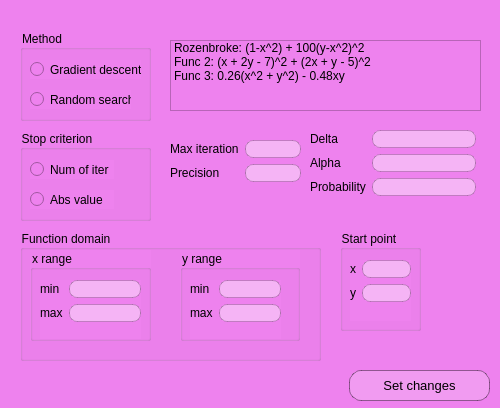
<?xml version="1.0" encoding="UTF-8"?>
<ui version="4.0">
 <class>Dialog</class>
 <widget class="QDialog" name="Dialog">
  <property name="geometry">
   <rect>
    <x>0</x>
    <y>0</y>
    <width>500</width>
    <height>408</height>
   </rect>
  </property>
  <property name="windowTitle">
   <string>Settings</string>
  </property>
  <property name="styleSheet">
   <string notr="true">background:violet;
</string>
  </property>
  <widget class="QGroupBox" name="methodGroup">
   <property name="geometry">
    <rect>
     <x>20</x>
     <y>30</y>
     <width>131</width>
     <height>91</height>
    </rect>
   </property>
   <property name="title">
    <string>Method</string>
   </property>
   <widget class="QRadioButton" name="gradient">
    <property name="geometry">
     <rect>
      <x>10</x>
      <y>30</y>
      <width>111</width>
      <height>19</height>
     </rect>
    </property>
    <property name="text">
     <string>Gradient descent </string>
    </property>
   </widget>
   <widget class="QRadioButton" name="random">
    <property name="geometry">
     <rect>
      <x>10</x>
      <y>60</y>
      <width>101</width>
      <height>19</height>
     </rect>
    </property>
    <property name="text">
     <string>Random search</string>
    </property>
   </widget>
  </widget>
  <widget class="QListWidget" name="funcList">
   <property name="geometry">
    <rect>
     <x>170</x>
     <y>40</y>
     <width>311</width>
     <height>71</height>
    </rect>
   </property>
   <item>
    <property name="text">
     <string>Rozenbroke: (1-x^2) + 100(y-x^2)^2</string>
    </property>
   </item>
   <item>
    <property name="text">
     <string>Func 2: (x + 2y - 7)^2 + (2x + y - 5)^2</string>
    </property>
   </item>
   <item>
    <property name="text">
     <string>Func 3: 0.26(x^2 + y^2) - 0.48xy</string>
    </property>
   </item>
  </widget>
  <widget class="QGroupBox" name="criterionGroup">
   <property name="geometry">
    <rect>
     <x>20</x>
     <y>130</y>
     <width>131</width>
     <height>91</height>
    </rect>
   </property>
   <property name="title">
    <string>Stop criterion</string>
   </property>
   <widget class="QRadioButton" name="numCriterion">
    <property name="geometry">
     <rect>
      <x>10</x>
      <y>30</y>
      <width>84</width>
      <height>19</height>
     </rect>
    </property>
    <property name="text">
     <string>Num of iter</string>
    </property>
   </widget>
   <widget class="QRadioButton" name="absCriterion">
    <property name="geometry">
     <rect>
      <x>10</x>
      <y>60</y>
      <width>84</width>
      <height>19</height>
     </rect>
    </property>
    <property name="text">
     <string>Abs value</string>
    </property>
   </widget>
  </widget>
  <widget class="QWidget" name="formLayoutWidget">
   <property name="geometry">
    <rect>
     <x>170</x>
     <y>140</y>
     <width>131</width>
     <height>61</height>
    </rect>
   </property>
   <layout class="QFormLayout" name="iterPrecForm">
    <item row="0" column="1">
     <widget class="QLineEdit" name="maxIterationLineEdit">
      <property name="styleSheet">
       <string notr="true">background:rgba(255,255,255,0.4);
border-radius:8px;
border:1px solid rgba(0,0,0, 0.2);</string>
      </property>
     </widget>
    </item>
    <item row="1" column="0">
     <widget class="QLabel" name="precisionLabel">
      <property name="text">
       <string>Precision</string>
      </property>
     </widget>
    </item>
    <item row="1" column="1">
     <widget class="QLineEdit" name="precisionLineEdit">
      <property name="styleSheet">
       <string notr="true">background:rgba(255,255,255,0.4);
border-radius:8px;
border:1px solid rgba(0,0,0, 0.2);</string>
      </property>
     </widget>
    </item>
    <item row="0" column="0">
     <widget class="QLabel" name="maxIterationLabel">
      <property name="text">
       <string>Max iteration</string>
      </property>
     </widget>
    </item>
   </layout>
  </widget>
  <widget class="QLabel" name="label">
   <property name="geometry">
    <rect>
     <x>300</x>
     <y>260</y>
     <width>47</width>
     <height>13</height>
    </rect>
   </property>
   <property name="text">
    <string/>
   </property>
  </widget>
  <widget class="QGroupBox" name="startGroup">
   <property name="geometry">
    <rect>
     <x>340</x>
     <y>230</y>
     <width>81</width>
     <height>101</height>
    </rect>
   </property>
   <property name="title">
    <string>Start point</string>
   </property>
   <widget class="QWidget" name="formLayoutWidget_2">
    <property name="geometry">
     <rect>
      <x>10</x>
      <y>30</y>
      <width>61</width>
      <height>61</height>
     </rect>
    </property>
    <layout class="QFormLayout" name="startForm">
     <item row="0" column="0">
      <widget class="QLabel" name="xLabel">
       <property name="text">
        <string>x</string>
       </property>
      </widget>
     </item>
     <item row="0" column="1">
      <widget class="QLineEdit" name="xLineEdit">
       <property name="styleSheet">
        <string notr="true">background:rgba(255,255,255,0.4);
border-radius:8px;
border:1px solid rgba(0,0,0, 0.2);</string>
       </property>
      </widget>
     </item>
     <item row="1" column="0">
      <widget class="QLabel" name="yLabel">
       <property name="text">
        <string>y</string>
       </property>
      </widget>
     </item>
     <item row="1" column="1">
      <widget class="QLineEdit" name="yLineEdit">
       <property name="styleSheet">
        <string notr="true">background:rgba(255,255,255,0.4);
border-radius:8px;
border:1px solid rgba(0,0,0, 0.2);</string>
       </property>
      </widget>
     </item>
    </layout>
   </widget>
  </widget>
  <widget class="QGroupBox" name="funcDomainGroup">
   <property name="geometry">
    <rect>
     <x>20</x>
     <y>230</y>
     <width>301</width>
     <height>131</height>
    </rect>
   </property>
   <property name="title">
    <string>Function domain</string>
   </property>
   <widget class="QGroupBox" name="xRangeGroup">
    <property name="geometry">
     <rect>
      <x>10</x>
      <y>20</y>
      <width>121</width>
      <height>91</height>
     </rect>
    </property>
    <property name="title">
     <string>x range</string>
    </property>
    <widget class="QWidget" name="formLayoutWidget_3">
     <property name="geometry">
      <rect>
       <x>10</x>
       <y>30</y>
       <width>101</width>
       <height>59</height>
      </rect>
     </property>
     <layout class="QFormLayout" name="xRangeForm">
      <item row="0" column="0">
       <widget class="QLabel" name="xminLabel">
        <property name="text">
         <string>min</string>
        </property>
       </widget>
      </item>
      <item row="0" column="1">
       <widget class="QLineEdit" name="xminLineEdit">
        <property name="styleSheet">
         <string notr="true">background:rgba(255,255,255,0.4);
border-radius:8px;
border:1px solid rgba(0,0,0, 0.2);</string>
        </property>
       </widget>
      </item>
      <item row="1" column="0">
       <widget class="QLabel" name="xmaxLabel">
        <property name="text">
         <string>max</string>
        </property>
       </widget>
      </item>
      <item row="1" column="1">
       <widget class="QLineEdit" name="xmaxLineEdit">
        <property name="styleSheet">
         <string notr="true">background:rgba(255,255,255,0.4);
border-radius:8px;
border:1px solid rgba(0,0,0, 0.2);</string>
        </property>
       </widget>
      </item>
     </layout>
    </widget>
   </widget>
   <widget class="QGroupBox" name="yRangeGroup">
    <property name="geometry">
     <rect>
      <x>160</x>
      <y>20</y>
      <width>120</width>
      <height>91</height>
     </rect>
    </property>
    <property name="title">
     <string>y range</string>
    </property>
    <widget class="QWidget" name="formLayoutWidget_4">
     <property name="geometry">
      <rect>
       <x>10</x>
       <y>30</y>
       <width>91</width>
       <height>59</height>
      </rect>
     </property>
     <layout class="QFormLayout" name="yRangeForm">
      <item row="0" column="0">
       <widget class="QLabel" name="yminLabel">
        <property name="text">
         <string>min</string>
        </property>
       </widget>
      </item>
      <item row="0" column="1">
       <widget class="QLineEdit" name="yminLineEdit">
        <property name="styleSheet">
         <string notr="true">background:rgba(255,255,255,0.4);
border-radius:8px;
border:1px solid rgba(0,0,0, 0.2);</string>
        </property>
       </widget>
      </item>
      <item row="1" column="0">
       <widget class="QLabel" name="ymaxLabel">
        <property name="text">
         <string>max</string>
        </property>
       </widget>
      </item>
      <item row="1" column="1">
       <widget class="QLineEdit" name="ymaxLineEdit">
        <property name="styleSheet">
         <string notr="true">background:rgba(255,255,255,0.4);
border-radius:8px;
border:1px solid rgba(0,0,0, 0.2);</string>
        </property>
       </widget>
      </item>
     </layout>
    </widget>
   </widget>
  </widget>
  <widget class="QWidget" name="randomForm_2" native="true">
   <property name="geometry">
    <rect>
     <x>310</x>
     <y>130</y>
     <width>166</width>
     <height>80</height>
    </rect>
   </property>
   <layout class="QFormLayout" name="randomForm">
    <item row="0" column="0">
     <widget class="QLabel" name="deltaLabel">
      <property name="text">
       <string>Delta</string>
      </property>
     </widget>
    </item>
    <item row="0" column="1">
     <widget class="QLineEdit" name="deltaLineEdit">
      <property name="styleSheet">
       <string notr="true">background:rgba(255,255,255,0.4);
border-radius:8px;
border:1px solid rgba(0,0,0, 0.2);</string>
      </property>
     </widget>
    </item>
    <item row="1" column="0">
     <widget class="QLabel" name="alphaLabel">
      <property name="enabled">
       <bool>true</bool>
      </property>
      <property name="text">
       <string>Alpha</string>
      </property>
     </widget>
    </item>
    <item row="1" column="1">
     <widget class="QLineEdit" name="alphaLineEdit">
      <property name="enabled">
       <bool>true</bool>
      </property>
      <property name="styleSheet">
       <string notr="true">background:rgba(255,255,255,0.4);
border-radius:8px;
border:1px solid rgba(0,0,0, 0.2);</string>
      </property>
     </widget>
    </item>
    <item row="2" column="0">
     <widget class="QLabel" name="probabilityLabel">
      <property name="text">
       <string>Probability</string>
      </property>
     </widget>
    </item>
    <item row="2" column="1">
     <widget class="QLineEdit" name="probabilityLineEdit">
      <property name="styleSheet">
       <string notr="true">background:rgba(255,255,255,0.4);
border-radius:8px;
border:1px solid rgba(0,0,0, 0.2);</string>
      </property>
     </widget>
    </item>
   </layout>
  </widget>
  <widget class="QPushButton" name="pushButton">
   <property name="geometry">
    <rect>
     <x>349</x>
     <y>370</y>
     <width>141</width>
     <height>31</height>
    </rect>
   </property>
   <property name="font">
    <font>
     <pointsize>10</pointsize>
    </font>
   </property>
   <property name="styleSheet">
    <string notr="true">
border-radius:12px;
border:1px solid rgba(0,0,0,0.4);
background:rgba(255,255,255,0.2);</string>
   </property>
   <property name="text">
    <string>Set changes</string>
   </property>
  </widget>
 </widget>
 <resources/>
 <connections/>
</ui>
